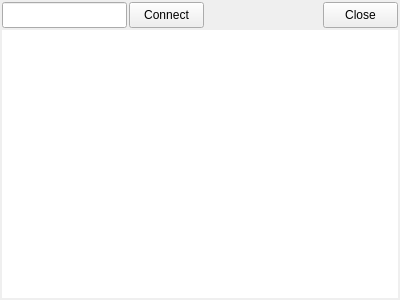
<?xml version="1.0" encoding="UTF-8"?>
<ui version="4.0">
 <class>mainWindow</class>
 <widget class="QMainWindow" name="mainWindow">
  <property name="geometry">
   <rect>
    <x>0</x>
    <y>0</y>
    <width>400</width>
    <height>300</height>
   </rect>
  </property>
  <property name="windowTitle">
   <string>mainWindow</string>
  </property>
  <widget class="QWidget" name="centralWidget">
   <layout class="QGridLayout" name="gridLayout">
    <property name="leftMargin">
     <number>2</number>
    </property>
    <property name="topMargin">
     <number>2</number>
    </property>
    <property name="rightMargin">
     <number>2</number>
    </property>
    <property name="bottomMargin">
     <number>2</number>
    </property>
    <property name="spacing">
     <number>2</number>
    </property>
    <item row="0" column="2">
     <spacer name="horizontalSpacer">
      <property name="orientation">
       <enum>Qt::Horizontal</enum>
      </property>
      <property name="sizeHint" stdset="0">
       <size>
        <width>40</width>
        <height>20</height>
       </size>
      </property>
     </spacer>
    </item>
    <item row="0" column="1">
     <widget class="QPushButton" name="pushButton_4">
      <property name="minimumSize">
       <size>
        <width>0</width>
        <height>26</height>
       </size>
      </property>
      <property name="maximumSize">
       <size>
        <width>75</width>
        <height>26</height>
       </size>
      </property>
      <property name="text">
       <string>Connect</string>
      </property>
     </widget>
    </item>
    <item row="0" column="0">
     <widget class="QLineEdit" name="lineEdit">
      <property name="minimumSize">
       <size>
        <width>0</width>
        <height>26</height>
       </size>
      </property>
      <property name="maximumSize">
       <size>
        <width>130</width>
        <height>16777215</height>
       </size>
      </property>
      <property name="font">
       <font>
        <family>Monaco</family>
        <pointsize>10</pointsize>
       </font>
      </property>
      <property name="inputMask">
       <string/>
      </property>
      <property name="cursorMoveStyle">
       <enum>Qt::VisualMoveStyle</enum>
      </property>
     </widget>
    </item>
    <item row="0" column="3">
     <widget class="QPushButton" name="pushButton">
      <property name="minimumSize">
       <size>
        <width>0</width>
        <height>26</height>
       </size>
      </property>
      <property name="maximumSize">
       <size>
        <width>75</width>
        <height>26</height>
       </size>
      </property>
      <property name="text">
       <string>Close</string>
      </property>
     </widget>
    </item>
    <item row="1" column="0" colspan="4">
     <widget class="QPlainTextEdit" name="plainTextEdit">
      <property name="font">
       <font>
        <family>Monaco</family>
        <pointsize>10</pointsize>
       </font>
      </property>
      <property name="frameShape">
       <enum>QFrame::NoFrame</enum>
      </property>
      <property name="frameShadow">
       <enum>QFrame::Plain</enum>
      </property>
      <property name="readOnly">
       <bool>true</bool>
      </property>
     </widget>
    </item>
   </layout>
  </widget>
  <action name="actionNew">
   <property name="text">
    <string>New</string>
   </property>
  </action>
  <action name="actionCut">
   <property name="text">
    <string>Cut</string>
   </property>
  </action>
 </widget>
 <layoutdefault spacing="6" margin="11"/>
 <resources/>
 <connections/>
</ui>
